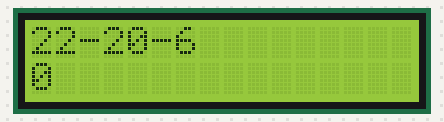
This sketch was run on a simulated Arduino Uno, built with avr-gcc and run on an emulated ATmega328P. Shown: 16×2 character LCD.

Above: at 1.1 s.
At 5.1 s:
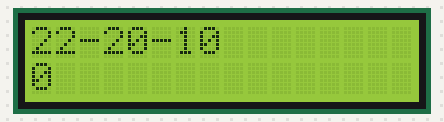
At 10.1 s:
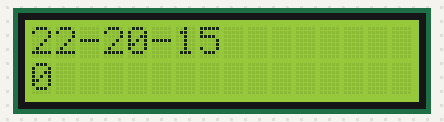
At 19.1 s:
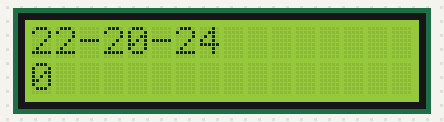
At 28.1 s:
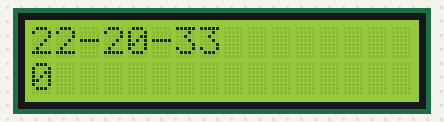
At 38.1 s:
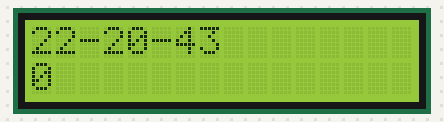

The sketch:

temperatureCompensaRelogio.ino
```cpp
#include <Wire.h>
#include <LiquidCrystal_I2C.h>

LiquidCrystal_I2C lcd(0x27,2,1,0,4,5,6,7,3,POSITIVE);  // Set the LCD I2C address


float tempF;
float tempC;
float PPM;

unsigned long T1=0;
unsigned long T2;
int S=05;
int M=20;
int H=22;
long uS=0;


void setup()
{


  lcd.begin(16,2);               // initialize the lcd
//  lcd.home ();                   // go home
//  lcd.print(tempC);
//  lcd.setCursor ( 0, 1 );        // go to the next line
//  lcd.print (PPM);
}

void loop()
{

//  Serial.print(PPM);

T2=millis();
if (T2>(T1+1000)) {  //if 1 second passed

  S=S+1;


if (S > 59)
//basic clock algo minutes
//this runs every one minute to add to uS deviation of the previous minutes
{
  S=0; M=M+1;
  tempF = float(analogRead(A0)*0.49);//Fº
  tempC= (tempF-32)/1.8 ;  // ºC
  PPM = 0.29*tempC - 7.3; //ppm deviation in function og ºC
  uS=PPM*60+uS; // u seconds deviation in one minute
}

if (M > 59) {M=0; H=H+1; } //basic clock algo hours

if (H == 24) { H=0; }   //basic clock algo days


  lcd.home ();

  lcd.print (H);
  lcd.print ("-");
  lcd.print (M);
  lcd.print ("-");
  lcd.print (S);
  lcd.print ("   ");//to prevent ghost numbers

  lcd.setCursor ( 0, 1 );

  lcd.print (uS);
  lcd.print ("        ");//to prevent ghost numbers

  T1=T2;

}

}
```

Measured:
- what the display in image 0 shows lasts 1.0 s, from 1.0 s to 2.0 s
